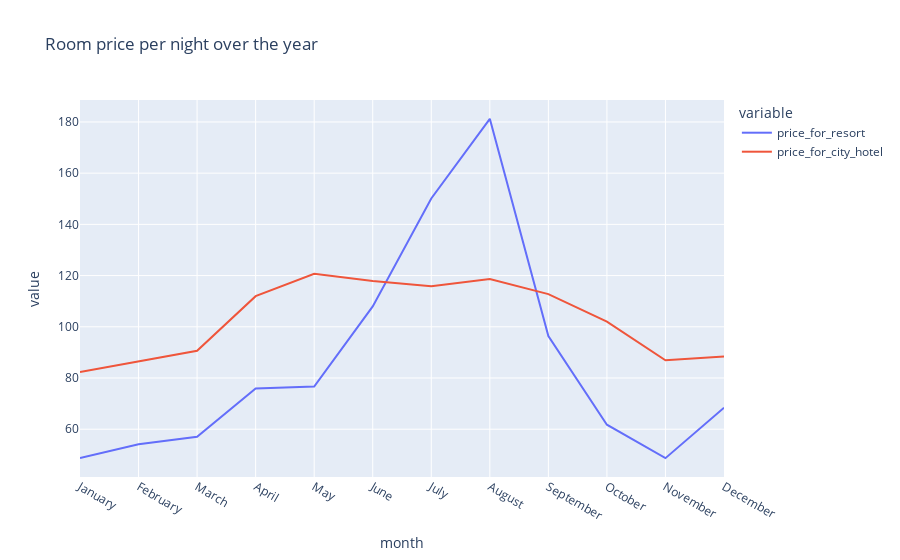

Source (notebook cell):
### Code cell
px.line(final_data_formated, x='month', y=['price_for_resort', 'price_for_city_hotel'], title='Room price per night over the year')

### Figure 1 — Plotly figure (JSON) as saved in the notebook; plotly's stock layout.template omitted (floating-point values rounded to 4 significant figures)
{"data": [{"hovertemplate": "variable=price_for_resort<br>month=%{x}<br>value=%{y}<extra></extra>", "legendgroup": "price_for_resort", "line": {"color": "#636efa", "dash": "solid"}, "marker": {"symbol": "circle"}, "mode": "lines", "name": "price_for_resort", "orientation": "v", "showlegend": true, "type": "scatter", "x": ["January", "February", "March", "April", "May", "June", "July", "August", "September", "October", "November", "December"], "xaxis": "x", "y": [48.76, 54.15, 57.06, 75.87, 76.66, 108.0, 150.1, 181.2, 96.42, 61.78, 48.71, 68.41], "yaxis": "y"}, {"hovertemplate": "variable=price_for_city_hotel<br>month=%{x}<br>value=%{y}<extra></extra>", "legendgroup": "price_for_city_hotel", "line": {"color": "#EF553B", "dash": "solid"}, "marker": {"symbol": "circle"}, "mode": "lines", "name": "price_for_city_hotel", "orientation": "v", "showlegend": true, "type": "scatter", "x": ["January", "February", "March", "April", "May", "June", "July", "August", "September", "October", "November", "December"], "xaxis": "x", "y": [82.33, 86.52, 90.66, 112.0, 120.7, 117.9, 115.8, 118.7, 112.8, 102.0, 86.95, 88.4], "yaxis": "y"}], "layout": {"legend": {"title": {"text": "variable"}, "tracegroupgap": 0}, "title": {"text": "Room price per night over the year"}, "xaxis": {"anchor": "y", "domain": [0, 1], "title": {"text": "month"}}, "yaxis": {"anchor": "x", "domain": [0, 1], "title": {"text": "value"}}}}
